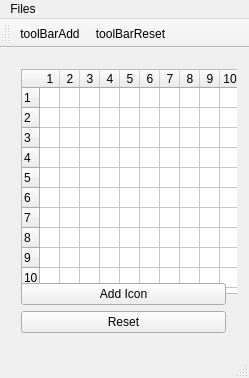
<?xml version="1.0" encoding="UTF-8"?>
<ui version="4.0">
 <class>MainWindow</class>
 <widget class="QMainWindow" name="MainWindow">
  <property name="geometry">
   <rect>
    <x>0</x>
    <y>0</y>
    <width>249</width>
    <height>378</height>
   </rect>
  </property>
  <property name="windowTitle">
   <string>Icon</string>
  </property>
  <property name="windowIcon">
   <iconset resource="Icon.qrc">
    <normaloff>:/icon/logo.ico</normaloff>:/icon/logo.ico</iconset>
  </property>
  <widget class="QWidget" name="centralWidget">
   <widget class="QWidget" name="layoutWidget">
    <property name="geometry">
     <rect>
      <x>10</x>
      <y>10</y>
      <width>227</width>
      <height>286</height>
     </rect>
    </property>
    <layout class="QVBoxLayout" name="verticalLayout">
     <item>
      <widget class="QTableWidget" name="tableWidget">
       <property name="minimumSize">
        <size>
         <width>225</width>
         <height>225</height>
        </size>
       </property>
       <property name="maximumSize">
        <size>
         <width>225</width>
         <height>225</height>
        </size>
       </property>
       <property name="verticalScrollBarPolicy">
        <enum>Qt::ScrollBarAlwaysOff</enum>
       </property>
       <property name="horizontalScrollBarPolicy">
        <enum>Qt::ScrollBarAlwaysOff</enum>
       </property>
       <property name="rowCount">
        <number>10</number>
       </property>
       <property name="columnCount">
        <number>10</number>
       </property>
       <attribute name="horizontalHeaderDefaultSectionSize">
        <number>20</number>
       </attribute>
       <attribute name="verticalHeaderDefaultSectionSize">
        <number>20</number>
       </attribute>
       <row/>
       <row/>
       <row/>
       <row/>
       <row/>
       <row/>
       <row/>
       <row/>
       <row/>
       <row/>
       <column/>
       <column/>
       <column/>
       <column/>
       <column/>
       <column/>
       <column/>
       <column/>
       <column/>
       <column/>
      </widget>
     </item>
     <item>
      <widget class="QPushButton" name="pushButton_addIcon">
       <property name="minimumSize">
        <size>
         <width>0</width>
         <height>0</height>
        </size>
       </property>
       <property name="maximumSize">
        <size>
         <width>225</width>
         <height>225</height>
        </size>
       </property>
       <property name="text">
        <string>Add Icon</string>
       </property>
       <property name="icon">
        <iconset resource="Icon.qrc">
         <normaloff>:/icon/icons/life.ico</normaloff>:/icon/icons/life.ico</iconset>
       </property>
      </widget>
     </item>
     <item>
      <widget class="QPushButton" name="pushButton_reset">
       <property name="text">
        <string>Reset</string>
       </property>
      </widget>
     </item>
    </layout>
   </widget>
  </widget>
  <widget class="QMenuBar" name="menuBar">
   <property name="geometry">
    <rect>
     <x>0</x>
     <y>0</y>
     <width>249</width>
     <height>21</height>
    </rect>
   </property>
   <widget class="QMenu" name="menuFiles">
    <property name="title">
     <string>Files</string>
    </property>
    <addaction name="actionExit"/>
   </widget>
   <addaction name="menuFiles"/>
  </widget>
  <widget class="QToolBar" name="mainToolBar">
   <attribute name="toolBarArea">
    <enum>TopToolBarArea</enum>
   </attribute>
   <attribute name="toolBarBreak">
    <bool>false</bool>
   </attribute>
   <addaction name="actionToolBarAdd"/>
   <addaction name="actionToolBarReset"/>
  </widget>
  <widget class="QStatusBar" name="statusBar"/>
  <action name="actionExit">
   <property name="text">
    <string>Exit</string>
   </property>
  </action>
  <action name="actionToolBarAdd">
   <property name="icon">
    <iconset resource="Icon.qrc">
     <normaloff>:/icon/icons/life.ico</normaloff>:/icon/icons/life.ico</iconset>
   </property>
   <property name="text">
    <string>toolBarAdd</string>
   </property>
   <property name="toolTip">
    <string>&lt;html&gt;&lt;head/&gt;&lt;body&gt;&lt;p&gt;Add Icon&lt;/p&gt;&lt;/body&gt;&lt;/html&gt;</string>
   </property>
  </action>
  <action name="actionToolBarReset">
   <property name="icon">
    <iconset resource="Icon.qrc">
     <normaloff>:/icon/icons/closefile.ico</normaloff>:/icon/icons/closefile.ico</iconset>
   </property>
   <property name="text">
    <string>toolBarReset</string>
   </property>
   <property name="toolTip">
    <string>Reset Icon</string>
   </property>
  </action>
 </widget>
 <layoutdefault spacing="6" margin="11"/>
 <resources>
  <include location="Icon.qrc"/>
 </resources>
 <connections>
  <connection>
   <sender>actionExit</sender>
   <signal>triggered()</signal>
   <receiver>MainWindow</receiver>
   <slot>close()</slot>
   <hints>
    <hint type="sourcelabel">
     <x>-1</x>
     <y>-1</y>
    </hint>
    <hint type="destinationlabel">
     <x>199</x>
     <y>149</y>
    </hint>
   </hints>
  </connection>
 </connections>
</ui>
